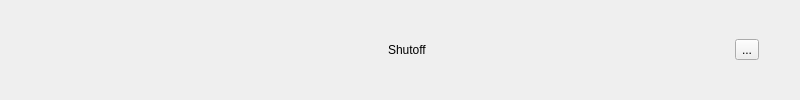
<?xml version="1.0" encoding="utf-8"?>
<ui version="4.0">
    <class>VMElement</class>
    <widget class="QWidget" name="VMElement">
        <property name="geometry">
            <rect>
                <x>100</x>
                <y>100</y>
                <width>800</width>
                <height>100</height>
            </rect>
        </property>
        <layout class="QVBoxLayout" name="mainLayout">
            <item>
                <widget class="QFrame" name="VM_frame">
                    <layout class="QHBoxLayout" name="horizontalLayout">
                        <property name="rightMargin">
                            <number>30</number>
                        </property>
                        <property name="leftMargin">
                            <number>30</number>
                        </property>
                        <item>
                            <widget class="QLabel" name="VMNameLabel">
                            </widget>
                        </item>
                        <item>
                            <widget class="QLabel" name="VMStateLabel">
                                <property name="text">
                                    <string>Shutoff</string>
                                </property>
                            </widget>
                        </item>
                        <item>
                            <widget class="QToolButton" name="optionsButton">
                                <property name="text">
                                    <string>...</string>
                                </property>
                                <property name="popupMode">
                                    <enum>QToolButton::InstantPopup</enum>
                                </property>
                            </widget>
                        </item>
                    </layout>
                </widget>
            </item>
        </layout>
    </widget>
    <resources/>
    <connections/>
</ui>
